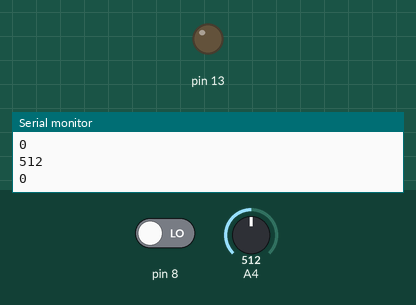
Recording of a sketch running on a simulated Arduino Uno, built with avr-gcc and run on an emulated ATmega328P. Parts: output pins drawn as LEDs (lit = HIGH), the last lines printed to the serial monitor. The test bench sets the inputs (shaded band); at power-on: A4 = 512, pin 8 LOW.

Above: at 1.2 s.
1.3 s: A4 set to 104
2.8 s: A4 set to 90
At 3.6 s:
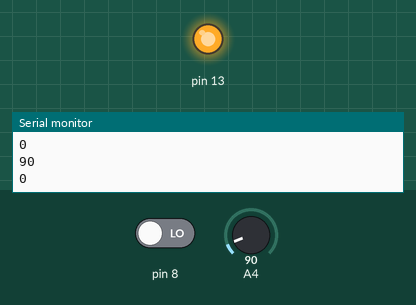
4.3 s: A4 set to 122
At 4.9 s:
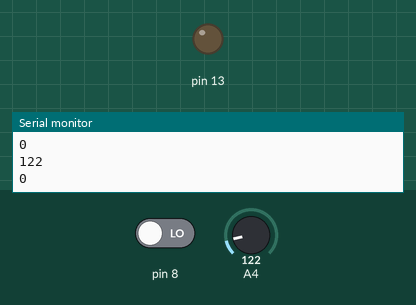
5.9 s: A4 set to 0
At 6.3 s:
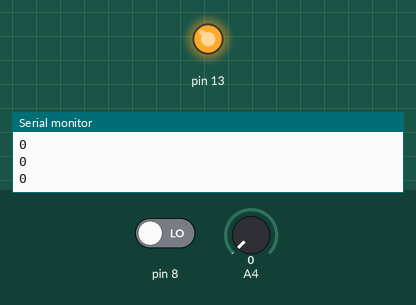
Timing chart, 0 to 8.5 s (numbered marks = the images above; inputs shaded):
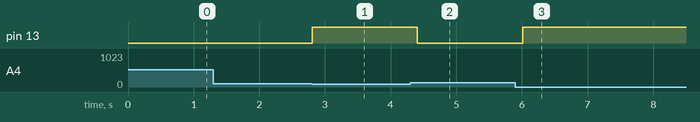

Measured:
- the behaviour switches between 100 and 99 on A4 (found by bisection; images 0 and 1)
- after the input at 2.8 s, pin 13: LOW → HIGH at once
- after the input at 4.3 s, pin 13: HIGH → LOW after 0.11 s
- after the input at 5.9 s, pin 13: LOW → HIGH after 0.11 s

The sketch:

sketch_ldr_pir_combination.ino
```cpp
int ldr_thrhold = 100;
void setup() {
  // put your setup code here, to run once:
  Serial.begin(9600);
  pinMode(13, OUTPUT);


}

void loop() {
  // put your main code here, to run repeatedly:
  int lr = analogRead(A4);
  int pir = digitalRead(8);
  Serial.println(lr);
  Serial.println(pir);

  if((pir == 1) || (lr < ldr_thrhold))
  {
    digitalWrite(13, HIGH);
    delay(200);
  }
  else
  {
    digitalWrite(13, LOW);
    delay(200);
  }


}
```
